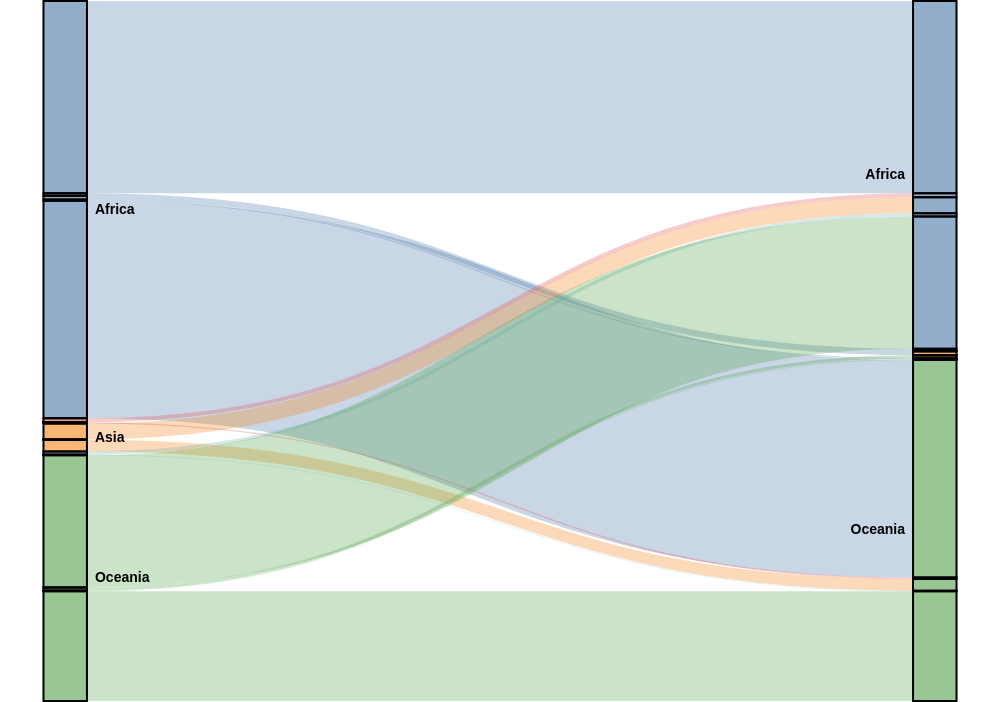

Source (Vega-Lite JSON):
### Vega specification from a JSON file in a GitHub repository (floating-point values rounded to 4 significant figures)
{"$schema": "https://vega.github.io/schema/vega/v5.2.json", "height": 700, "width": 1000, "data": [{"name": "rawData", "values": [{"key": {"stk1": "Africa", "stk2": "Africa"}, "doc_count": 81319501}, {"key": {"stk1": "Africa", "stk2": "Asia"}, "doc_count": 1608138}, {"key": {"stk1": "Africa", "stk2": "Americas"}, "doc_count": 1069668}, {"key": {"stk1": "Africa", "stk2": "Europe"}, "doc_count": 435792}, {"key": {"stk1": "Africa", "stk2": "Oceania"}, "doc_count": 92053160}, {"key": {"stk1": "Asia", "stk2": "Africa"}, "doc_count": 6801637}, {"key": {"stk1": "Asia", "stk2": "Asia"}, "doc_count": 41855}, {"key": {"stk1": "Asia", "stk2": "Americas"}, "doc_count": 6522}, {"key": {"stk1": "Asia", "stk2": "Europe"}, "doc_count": 16582}, {"key": {"stk1": "Asia", "stk2": "Oceania"}, "doc_count": 4952322}, {"key": {"stk1": "Americas", "stk2": "Africa"}, "doc_count": 1644110}, {"key": {"stk1": "Americas", "stk2": "Asia"}, "doc_count": 3949}, {"key": {"stk1": "Americas", "stk2": "Europe"}, "doc_count": 739}, {"key": {"stk1": "Americas", "stk2": "Oceania"}, "doc_count": 573946}, {"key": {"stk1": "Europe", "stk2": "Africa"}, "doc_count": 1401818}, {"key": {"stk1": "Europe", "stk2": "Asia"}, "doc_count": 5160}, {"key": {"stk1": "Europe", "stk2": "Europe"}, "doc_count": 497}, {"key": {"stk1": "Europe", "stk2": "Oceania"}, "doc_count": 239092}, {"key": {"stk1": "Oceania", "stk2": "Africa"}, "doc_count": 55922397}, {"key": {"stk1": "Oceania", "stk2": "Asia"}, "doc_count": 1225981}, {"key": {"stk1": "Oceania", "stk2": "Americas"}, "doc_count": 14887}, {"key": {"stk1": "Oceania", "stk2": "Europe"}, "doc_count": 287844}, {"key": {"stk1": "Oceania", "stk2": "Oceania"}, "doc_count": 46439364}], "transform": [{"type": "formula", "expr": "datum.key.stk1", "as": "stk1"}, {"type": "formula", "expr": "datum.key.stk2", "as": "stk2"}, {"type": "formula", "expr": "datum.doc_count", "as": "size"}]}, {"name": "nodes", "source": "rawData", "transform": [{"type": "filter", "expr": "!groupSelector || groupSelector.stk1 == datum.stk1 || groupSelector.stk2 == datum.stk2"}, {"type": "formula", "expr": "datum.stk1+datum.stk2", "as": "key"}, {"type": "fold", "fields": ["stk1", "stk2"], "as": ["stack", "grpId"]}, {"type": "formula", "expr": "datum.stack == 'stk1' ? datum.stk1+' '+datum.stk2 : datum.stk2+' '+datum.stk1", "as": "sortField"}, {"type": "stack", "groupby": ["stack"], "sort": {"field": "sortField", "order": "descending"}, "field": "size"}, {"type": "formula", "expr": "(datum.y0+datum.y1)/2", "as": "yc"}]}, {"name": "groups", "source": "nodes", "transform": [{"type": "aggregate", "groupby": ["stack", "grpId"], "fields": ["size"], "ops": ["sum"], "as": ["total"]}, {"type": "stack", "groupby": ["stack"], "sort": {"field": "grpId", "order": "descending"}, "field": "total"}, {"type": "formula", "expr": "scale('y', datum.y0)", "as": "scaledY0"}, {"type": "formula", "expr": "scale('y', datum.y1)", "as": "scaledY1"}, {"type": "formula", "expr": "datum.stack == 'stk1'", "as": "rightLabel"}, {"type": "formula", "expr": "datum.total/domain('y')[1]", "as": "percentage"}]}, {"name": "destinationNodes", "source": "nodes", "transform": [{"type": "filter", "expr": "datum.stack == 'stk2'"}]}, {"name": "edges", "source": "nodes", "transform": [{"type": "filter", "expr": "datum.stack == 'stk1'"}, {"type": "lookup", "from": "destinationNodes", "key": "key", "fields": ["key"], "as": ["target"]}, {"type": "linkpath", "orient": "horizontal", "shape": "diagonal", "sourceY": {"expr": "scale('y', datum.yc)"}, "sourceX": {"expr": "scale('x', 'stk1') + bandwidth('x')"}, "targetY": {"expr": "scale('y', datum.target.yc)"}, "targetX": {"expr": "scale('x', 'stk2')"}}, {"type": "formula", "expr": "range('y')[0]-scale('y', datum.size)", "as": "strokeWidth"}, {"type": "formula", "expr": "datum.size/domain('y')[1]", "as": "percentage"}]}], "scales": [{"name": "x", "type": "band", "range": "width", "domain": ["stk1", "stk2"], "paddingOuter": 0.05, "paddingInner": 0.95}, {"name": "y", "type": "linear", "range": "height", "domain": {"data": "nodes", "field": "y1"}}, {"name": "color", "type": "ordinal", "range": "category", "domain": {"data": "rawData", "field": "stk1"}}, {"name": "stackNames", "type": "ordinal", "range": ["Origin", "Destination"], "domain": ["stk1", "stk2"]}], "marks": [{"type": "path", "name": "edgeMark", "from": {"data": "edges"}, "clip": true, "encode": {"update": {"stroke": [{"test": "groupSelector && groupSelector.stack=='stk1'", "scale": "color", "field": "stk2"}, {"scale": "color", "field": "stk1"}], "strokeWidth": {"field": "strokeWidth"}, "path": {"field": "path"}, "strokeOpacity": {"signal": "!groupSelector && (groupHover.stk1 == datum.stk1 || groupHover.stk2 == datum.stk2) ? 0.9 : 0.3"}, "zindex": {"signal": "!groupSelector && (groupHover.stk1 == datum.stk1 || groupHover.stk2 == datum.stk2) ? 1 : 0"}, "tooltip": {"signal": "datum.stk1 + ' to ' + datum.stk2 + ':    ' + format(datum.size, ',.0f') + '   (' + format(datum.percentage, '.1%') + ')'"}}, "hover": {"strokeOpacity": {"value": 1}}}}, {"type": "rect", "name": "groupMark", "from": {"data": "groups"}, "encode": {"enter": {"fill": {"scale": "color", "field": "grpId"}, "width": {"scale": "x", "band": 1}}, "update": {"x": {"scale": "x", "field": "stack"}, "y": {"field": "scaledY0"}, "y2": {"field": "scaledY1"}, "fillOpacity": {"value": 0.6}, "tooltip": {"signal": "datum.grpId + '   ' + format(datum.total, ',.0f') + '   (' + format(datum.percentage, '.1%') + ')'"}}, "hover": {"fillOpacity": {"value": 1}}}}, {"type": "text", "from": {"data": "groups"}, "interactive": false, "encode": {"update": {"x": {"signal": "scale('x', datum.stack) + (datum.rightLabel ? bandwidth('x') + 8 : -8)"}, "yc": {"signal": "(datum.scaledY0 + datum.scaledY1)/2"}, "align": {"signal": "datum.rightLabel ? 'left' : 'right'"}, "baseline": {"value": "middle"}, "fontWeight": {"value": "bold"}, "fontSize": {"value": 14}, "text": {"signal": "abs(datum.scaledY0-datum.scaledY1) > 13 ? datum.grpId : ''"}}}}, {"type": "group", "data": [{"name": "dataForShowAll", "values": [{}], "transform": [{"type": "filter", "expr": "groupSelector"}]}], "encode": {"enter": {"xc": {"signal": "width/2"}, "y": {"value": 30}, "width": {"value": 80}, "height": {"value": 30}}}, "marks": [{"type": "group", "name": "groupReset", "from": {"data": "dataForShowAll"}, "encode": {"enter": {"cornerRadius": {"value": 6}, "fill": {"value": "#f5f5f5"}, "stroke": {"value": "#c1c1c1"}, "strokeWidth": {"value": 2}, "height": {"field": {"group": "height"}}, "width": {"field": {"group": "width"}}}, "update": {"opacity": {"value": 1}}, "hover": {"opacity": {"value": 0.7}}}, "marks": [{"type": "text", "interactive": false, "encode": {"enter": {"xc": {"field": {"group": "width"}, "mult": 0.5}, "yc": {"field": {"group": "height"}, "mult": 0.5, "offset": 2}, "align": {"value": "center"}, "baseline": {"value": "middle"}, "fontWeight": {"value": "bold"}, "fontSize": {"value": 13}, "text": {"value": "Show All"}}}}]}]}, {"type": "rect", "from": {"data": "nodes"}, "encode": {"enter": {"stroke": {"value": "#000"}, "strokeWidth": {"value": 2}, "width": {"scale": "x", "band": 1}, "x": {"scale": "x", "field": "stack"}, "y": {"field": "y0", "scale": "y"}, "y2": {"field": "y1", "scale": "y"}}}}], "signals": [{"name": "groupHover", "value": {}, "on": [{"events": "@groupMark:mouseover", "update": "{stk1:datum.stack=='stk1' && datum.grpId, stk2:datum.stack=='stk2' && datum.grpId}"}, {"events": "mouseout", "update": "{}"}]}, {"name": "groupSelector", "value": false, "on": [{"events": "@groupMark:click!", "update": "{stack:datum.stack, stk1:datum.stack=='stk1' && datum.grpId, stk2:datum.stack=='stk2' && datum.grpId}"}, {"events": [{"type": "click", "markname": "groupReset"}, {"type": "dblclick"}], "update": "false"}]}]}
